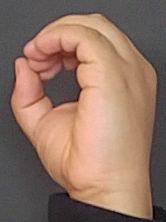
#> input picture nombre/initHands.png, 166 x 222 px, given as the content of the folder o/Desktop/Dataset/imagenes/25-11-2017/Juan/prueba/rgb/prueba, which was not available
$ python kMeans.py
#> lines starting #> are read from the running program, lines starting #| are printed output that depends on the picture; long printed decimals are rounded; pictures that were not available may be replaced by others from this repository, and a replacement may not be noted
from sklearn.cluster import KMeans
import utils
import cv2
import os
import glob
import tools
import numpy as np
import math

senia = 'prueba'

train_path = 'C:\\Users\\jgraciano\\Desktop\\Dataset\\imagenes\\25-11-2017\\Juan\\'+senia+'\\rgb'
video_path = 'C:\\Users\\jgraciano\\Desktop\\Dataset\\videos\\25-11-2017\\Juan\\' + senia
save_path =  'C:\\Users\\jgraciano\\Desktop\\Dataset\\imagenes\\25-11-2017\\Juan\\'+senia+'\\rgb'

classesAlph = ['a','b','c','d','e','f','g','h','i','j','k','l','m','n','o','p','q','r','s','t','u','v','w','x','y','z']
classesNum = ['0','1','2','3','4','5','6','7','8','9']
classesAll = ['1','2','3','4','5','6','7','8','9','a','b','c','d','e','f','g','h','i','j','k','l','m','n','o','p','q','r','s','t','u','v','w','x','y','z']
classesDinamic = ['prueba']
classes = classesDinamic

frame = None
inputMode = False
roiPts = []
idxName = 1
# prueba
# roiPts = [(310, 228), (322, 148), (303, 195), (331, 189), (380, 229), (393, 173), (365,204), (369,146)]
cantPoint = 8

rWidth = 450
rHeight = 700

def stdImage(frame):
  # Image del cuadro en la pantalla
  color1 = frame[:,:, 0]
  color2 = frame[:,:, 1]
  color3 = frame[:,:, 2]

  # Colocar la imagen de NxN dimensiones en una sola dimension N^2
  color1 = color1.reshape(-1)
  color2 = color2.reshape(-1)
  color3 = color3.reshape(-1)

  # Promedio de color para cada canal de la imagen
  meanColor1 = np.average(color1)
  meanColor2 = np.average(color2)
  meanColor3 = np.average(color3)

  # Desviacion estandar de la imagen
  stdColor1 = np.std(color1)
  stdColor2 = np.std(color2)
  stdColor3 = np.std(color3)

  # colors = frame.reshape((frame.shape[0] * frame.shape[1], 3))
  # stdColors =


  return stdColor1, stdColor2, stdColor3

def centroid_histogram(clt):
  # grab the number of different clusters and create a histogram
  # based on the number of pixels assigned to each cluster
  numLabels = np.arange(0, len(np.unique(clt.labels_)) + 1)
  (hist, _) = np.histogram(clt.labels_, bins = numLabels)

  # normalize the histogram, such that it sums to one
  hist = hist.astype("float")
  hist /= hist.sum()

  # return the histogram
  return hist

def plot_colors(hist, centroids):
  # initialize the bar chart representing the relative frequency
  # of each of the colors
  bar = np.zeros((50, 300, 3), dtype = "uint8")
  startX = 0

  # loop over the percentage of each cluster and the color of
  # each cluster
  for (percent, color) in zip(hist, centroids):
    # plot the relative percentage of each cluster
    endX = startX + (percent * 300)
    cv2.rectangle(bar, (int(startX), 0), (int(endX), 50),
      color.astype("uint8").tolist(), -1)
    startX = endX

  # return the bar chart
  return bar

def readFolder2():
    global frame
    print('Reading image')
    for fld in classes:   # assuming data directory has a separate folder for each class, and that each folder is named after the class
        index = classes.index(fld)
        print('Loading {} files (Index: {})'.format(fld, index))
        path = os.path.join(train_path, fld,'*g')
        files = glob.glob(path)
        for fl in files:
            img = cv2.imread(fl)
#> img is the input picture: shape (222, 166, 3); mean B, G, R 101, 116.2, 145.2
            # img = cv2.cvtColor(img, cv2.COLOR_BGR2GRAY)
            stdColor1, stdColor2, stdColor3 = stdImage(img.copy())
#> in stdImage, `color1 = frame[:,:, 0]`:
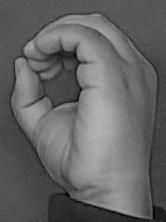
#> color1: shape (222, 166); min 0, max 184, mean 101
#> in stdImage, `color2 = frame[:,:, 1]`:
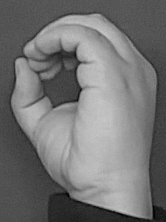
#> color2: shape (222, 166); min 0, max 199, mean 116.2
#> in stdImage, `color3 = frame[:,:, 2]`:
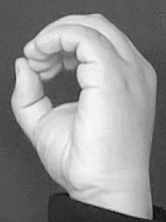
#> color3: shape (222, 166); min 6, max 250, mean 145.2
#> in stdImage, `meanColor1 = np.average(color1)`: meanColor1 = 101
#> in stdImage, `meanColor2 = np.average(color2)`: meanColor2 = 116.2
#> in stdImage, `meanColor3 = np.average(color3)`: meanColor3 = 145.2
#> in stdImage, `stdColor1 = np.std(color1)`: stdColor1 = 34.65
#> in stdImage, `stdColor2 = np.std(color2)`: stdColor2 = 46.73
#> in stdImage, `stdColor3 = np.std(color3)`: stdColor3 = 65.59
#> stdColor1 = 34.65; stdColor2 = 46.73; stdColor3 = 65.59

            img2 = img.copy().reshape((img.shape[0] * img.shape[1], 3))

            # cluster the pixel intensities
            clt = KMeans(n_clusters = 1)
            clt.fit(img2)

            hist = centroid_histogram(clt)
            bar = plot_colors(hist, clt.cluster_centers_)
#> after the loop in plot_colors, `for (percent, color) in zip(hist, centroids):`:
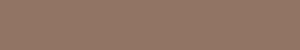
#> bar: shape (50, 300, 3); mean of channels 0, 1, 2 100, 116, 145; drawn as B, G, R

            # print(bar.mean())
            print("std1 {0}, \tstd2 {1}, \tstd3 {2}, \nclt1 {3}, \tclt2 {4}, \tclt3 {5}\n".format(stdColor1,stdColor2,stdColor3,  bar[:,:,0].mean(), bar[:,:,1].mean(), bar[:,:,2].mean()))
#| std1 34.646, 	std2 46.734, 	std3 65.588,
#| clt1 100.0, 	clt2 116.0, 	clt3 145.0

            cv2.destroyAllWindows()
            cv2.imshow("frame", img)
            cv2.imshow("hist3", bar)
            k = cv2.waitKey(0)
#> (key e is pressed here)

            if k == ord("e"):
                break

        if k == ord("e"):
            break

readFolder2()
